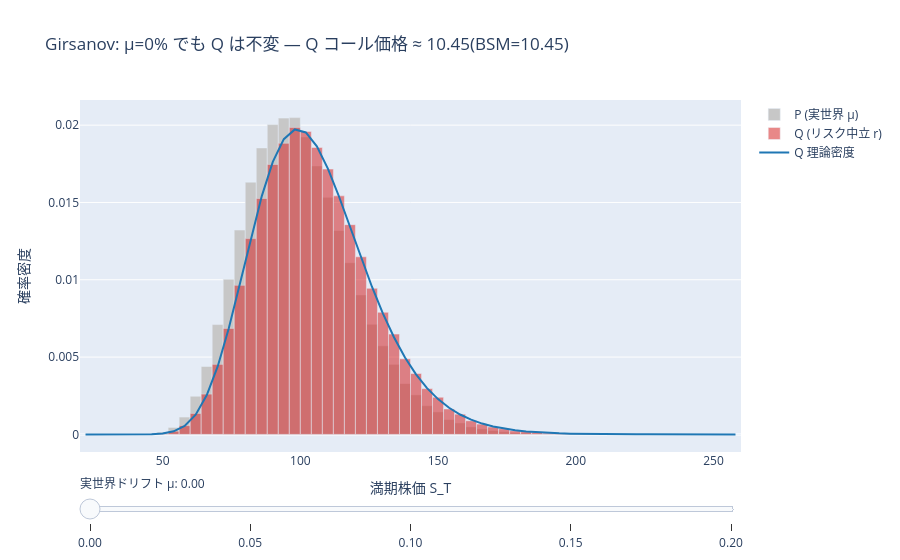

Notebook source saved alongside this figure:
### Markdown cell above
> **核心** — 測度を変えるとドリフトが変わり、ボラは不変。実→リスク中立の橋。<br>
> **直感** — 確率の重みを付け替えるだけ。揺れ幅(σ)は測度に依らない。<br>
> **実務** — リスク中立評価の正当化そのもの。σ が実測でも Q でも同じ、が成り立つ理由。

> **実務での出番 — Girsanov がリスク中立評価を支える**
>
> オプション価格は『リスク中立測度 Q の下での割引期待値』。だが現実のデータは実世界測度 P で観測される。Girsanov の定理は、P から Q への移行がドリフトだけを変えボラを変えないことを保証する。だからヒストリカルに推定した σ をそのまま Q の価格付けに使える——理論と実データを繋ぐ要石。

### Code cell
# Girsanov: 実世界ドリフト μ を変えても Q（リスク中立）は不変
pv.plotly_girsanov().show()

# P（ドリフト μ）でサンプリング → dQ/dP で再重み付け → BSM 価格に一致
S0, K, r, sigma, T, muP = 100.0, 100.0, 0.05, 0.20, 1.0, 0.15
s_t = mc.simulate_gbm_paths(S0, muP, sigma, T, 1, 400_000, rng=np.random.default_rng(5))[:, -1]
w = sde.girsanov_weights(s_t, S0, sigma, T, mu_from=muP, mu_to=r)
price = float(np.exp(-r * T) * np.sum(w * np.maximum(s_t - K, 0.0)) / np.sum(w))
print(f"E^P[dQ/dP] = {w.mean():.4f}  (=1)")
print(f"Girsanov 再重み付け価格 = {price:.4f}   BSM = {bsm.call_price(S0, K, r, sigma, T):.4f}")
assert abs(price - bsm.call_price(S0, K, r, sigma, T)) < 0.1
